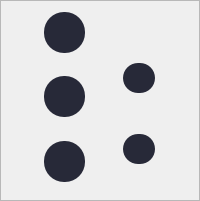
            <widget class="QFrame" name="frame_5">
             <property name="minimumSize">
              <size>
               <width>101</width>
               <height>201</height>
              </size>
             </property>
             <property name="styleSheet">
              <string notr="true"/>
             </property>
             <property name="frameShape">
              <enum>QFrame::StyledPanel</enum>
             </property>
             <property name="frameShadow">
              <enum>QFrame::Raised</enum>
             </property>
             <layout class="QGridLayout" name="gridLayout_8">
              <item row="0" column="0">
               <widget class="QPushButton" name="pushButton_94">
                <property name="sizePolicy">
                 <sizepolicy hsizetype="Fixed" vsizetype="Fixed">
                  <horstretch>0</horstretch>
                  <verstretch>0</verstretch>
                 </sizepolicy>
                </property>
                <property name="minimumSize">
                 <size>
                  <width>41</width>
                  <height>41</height>
                 </size>
                </property>
                <property name="styleSheet">
                 <string notr="true">QPushButton {
background-color: #272938;
border-radius: 20px;
}

QPushButton:hover {
background-color: #0177FB;
border-radius: 20px;
}</string>
                </property>
                <property name="text">
                 <string/>
                </property>
               </widget>
              </item>
              <item row="0" column="1">
               <spacer name="horizontalSpacer_54">
                <property name="orientation">
                 <enum>Qt::Horizontal</enum>
                </property>
                <property name="sizeType">
                 <enum>QSizePolicy::Fixed</enum>
                </property>
                <property name="sizeHint" stdset="0">
                 <size>
                  <width>5</width>
                  <height>20</height>
                 </size>
                </property>
               </spacer>
              </item>
              <item row="1" column="0">
               <spacer name="verticalSpacer_35">
                <property name="orientation">
                 <enum>Qt::Vertical</enum>
                </property>
                <property name="sizeType">
                 <enum>QSizePolicy::Fixed</enum>
                </property>
                <property name="sizeHint" stdset="0">
                 <size>
                  <width>18</width>
                  <height>7</height>
                 </size>
                </property>
               </spacer>
              </item>
              <item row="1" column="1" rowspan="2">
               <widget class="QPushButton" name="pushButton_95">
                <property name="sizePolicy">
                 <sizepolicy hsizetype="Fixed" vsizetype="Fixed">
                  <horstretch>0</horstretch>
                  <verstretch>0</verstretch>
                 </sizepolicy>
                </property>
                <property name="minimumSize">
                 <size>
                  <width>30</width>
                  <height>30</height>
                 </size>
                </property>
                <property name="styleSheet">
                 <string notr="true">QPushButton {
background-color: #272938;
border-radius: 15px;
}

QPushButton:hover {
background-color: #FB6678;
border-radius: 15px;
}</string>
                </property>
                <property name="text">
                 <string/>
                </property>
               </widget>
              </item>
              <item row="2" column="0" rowspan="2">
               <widget class="QPushButton" name="pushButton_93">
                <property name="sizePolicy">
                 <sizepolicy hsizetype="Fixed" vsizetype="Fixed">
                  <horstretch>0</horstretch>
                  <verstretch>0</verstretch>
                 </sizepolicy>
                </property>
                <property name="minimumSize">
                 <size>
                  <width>41</width>
                  <height>41</height>
                 </size>
                </property>
                <property name="styleSheet">
                 <string notr="true">QPushButton {
background-color: #272938;
border-radius: 20px;
}

QPushButton:hover {
background-color: #0177FB;
border-radius: 20px;
}</string>
                </property>
                <property name="text">
                 <string/>
                </property>
               </widget>
              </item>
              <item row="3" column="1">
               <spacer name="horizontalSpacer_53">
                <property name="orientation">
                 <enum>Qt::Horizontal</enum>
                </property>
                <property name="sizeType">
                 <enum>QSizePolicy::Fixed</enum>
                </property>
                <property name="sizeHint" stdset="0">
                 <size>
                  <width>5</width>
                  <height>20</height>
                 </size>
                </property>
               </spacer>
              </item>
              <item row="4" column="0">
               <spacer name="verticalSpacer_36">
                <property name="orientation">
                 <enum>Qt::Vertical</enum>
                </property>
                <property name="sizeType">
                 <enum>QSizePolicy::Fixed</enum>
                </property>
                <property name="sizeHint" stdset="0">
                 <size>
                  <width>18</width>
                  <height>7</height>
                 </size>
                </property>
               </spacer>
              </item>
              <item row="5" column="0" rowspan="2">
               <widget class="QPushButton" name="pushButton_96">
                <property name="sizePolicy">
                 <sizepolicy hsizetype="Fixed" vsizetype="Fixed">
                  <horstretch>0</horstretch>
                  <verstretch>0</verstretch>
                 </sizepolicy>
                </property>
                <property name="minimumSize">
                 <size>
                  <width>41</width>
                  <height>41</height>
                 </size>
                </property>
                <property name="styleSheet">
                 <string notr="true">QPushButton {
background-color: #272938;
border-radius: 20px;
}

QPushButton:hover {
background-color: #0177FB;
border-radius: 20px;
}</string>
                </property>
                <property name="text">
                 <string/>
                </property>
               </widget>
              </item>
              <item row="5" column="1">
               <widget class="QPushButton" name="pushButton_97">
                <property name="sizePolicy">
                 <sizepolicy hsizetype="Fixed" vsizetype="Fixed">
                  <horstretch>0</horstretch>
                  <verstretch>0</verstretch>
                 </sizepolicy>
                </property>
                <property name="minimumSize">
                 <size>
                  <width>30</width>
                  <height>30</height>
                 </size>
                </property>
                <property name="styleSheet">
                 <string notr="true">QPushButton {
background-color: #272938;
border-radius: 15px;
}

QPushButton:hover {
background-color: #FB6678;
border-radius: 15px;
}</string>
                </property>
                <property name="text">
                 <string/>
                </property>
               </widget>
              </item>
              <item row="6" column="1">
               <spacer name="horizontalSpacer_55">
                <property name="orientation">
                 <enum>Qt::Horizontal</enum>
                </property>
                <property name="sizeType">
                 <enum>QSizePolicy::Fixed</enum>
                </property>
                <property name="sizeHint" stdset="0">
                 <size>
                  <width>5</width>
                  <height>20</height>
                 </size>
                </property>
               </spacer>
              </item>
             </layout>
            </widget>
